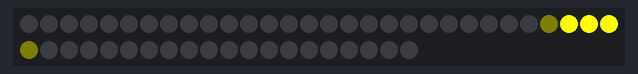
Recording of a program running on a simulated Raspberry Pi Pico running MicroPython. Shown: 50 RGB LEDs in strip order, left to right, continuing on the next row. Random numbers come from a fixed seed.

Above: at 2.2 s.
At 8.02 s:
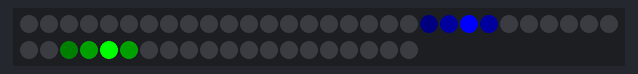
At 10.15 s:
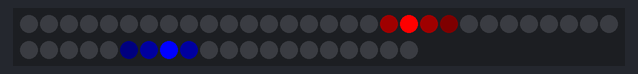
At 16.7 s:
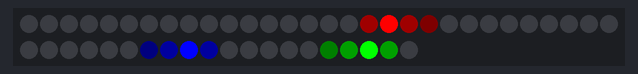
At 23.89 s:
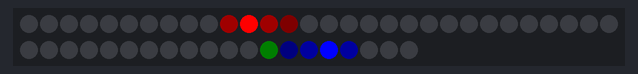
At 31.2 s:
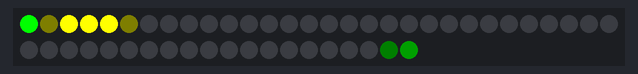

The program:

chase.py
```python
from random import randint
from time import sleep
from PIO_WS2812B_NeoPixel import set_LED, refresh_LEDs
import array

chase = randint(0, 50)
chase2 = randint(0, 50)
chase3 = randint(0, 50)

pixels = list(range(50))


def pixel(n, r, g, b):
    pixels[n] = (r, g, b)


def display_pixels():
    for i in range(len(pixels)):
        r, g, b = pixels[i]
        set_LED(i, r, g, b)
    refresh_LEDs()


while True:
    for i in range(50):
        pixel(i, 0, 0, 0)

    for i in range(50):

        if i == chase:
            pixel(i,          0, 0, 255)
            pixel((i+1) % 50, 0, 0, 32)
            pixel((i-1) % 50, 0, 0, 32)
            pixel((i-2) % 50, 0, 0, 4)

        elif i == chase2:
            pixel(i,          255, 0, 0)
            pixel((i+1) % 50, 32,  0, 0)
            pixel((i-1) % 50, 32,  0, 0)
            pixel((i-2) % 50, 4,  0, 0)

        elif i == chase3:
            pixel(i,          0, 255, 0)
            pixel((i-1) % 50, 0, 32,  0)
            pixel((i+1) % 50, 0, 32,  0)
            pixel((i+2) % 50, 0, 4,  0)

        if chase == chase3 == i:
            pixel(i, 255, 255, 0)
            pixel((i + 2) % 50, 4, 4, 0)
            pixel((i + 1) % 50, 255, 255, 0)
            pixel((i - 1) % 50, 255, 255, 0)
            pixel((i - 2) % 50, 4, 4, 0)
            display_pixels()
            sleep(0.5)

    display_pixels()

    chase = (chase + 1) % 50
    chase2 = (chase2 + randint(-1, 1)) % 50
    chase3 = (chase3 - 1) % 50
    sleep(0.1)
```

PIO_WS2812B_NeoPixel.py
```python
import array, time
from machine import Pin
from rp2 import PIO, StateMachine, asm_pio

# Configure the number of WS2812 LEDs.
NUM_LEDS = 50

# pio deals in 32 bit machine words
ar = array.array("I", [0 for _ in range(NUM_LEDS)])

@asm_pio(sideset_init=PIO.OUT_LOW,
         out_shiftdir=PIO.SHIFT_LEFT,
         autopull=True,
         pull_thresh=24)
def ws2812():
    T1 = 2
    T2 = 5
    T3 = 3
    label("bitloop")
    out(x, 1)				.side(0) [T3 - 1]
    jmp(not_x, "do_zero")	.side(1) [T1 - 1]
    jmp("bitloop")			.side(1) [T2 - 1]
    label("do_zero")
    nop()					.side(0) [T2 - 1]

def set_LED(n, r, g, b):
    ar[n] = (r << 16) + (g << 8) + b

def refresh_LEDs():
    sm.put(ar, 8) # shift 8 bits, as we will ignore 8 of every 32.

# Create a StateMachine with the ws2812 code and output on Pin(15).
# Pin 15 matches Pimoroni Plasma Stick 2040W
sm = StateMachine(0, ws2812, freq=8000000, sideset_base=Pin(15))

# Start the StateMachine, it will wait for data on its FIFO.
sm.active(1)
```
